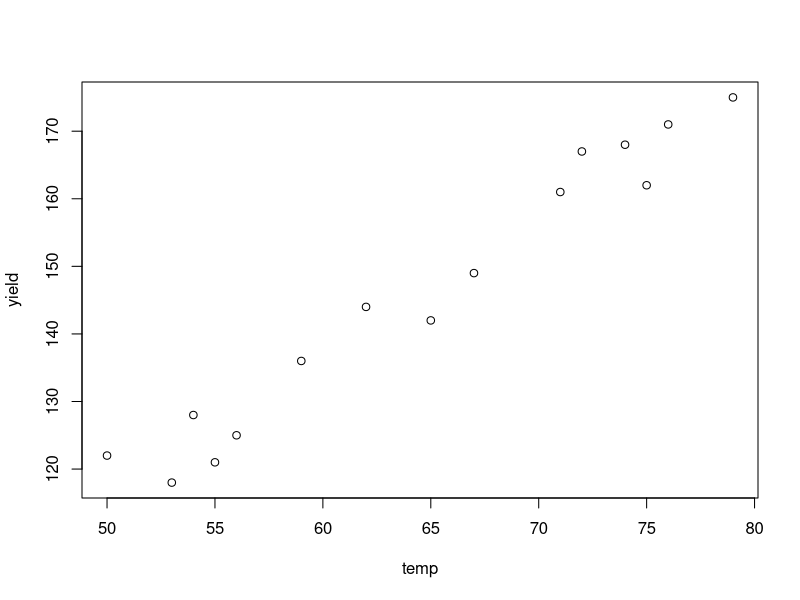

Generate this figure with R:
temp <- c(50,53,54,55,56,59,62,65,67,71,72,74,75,76,79)
yield <- c(122,118,128,121,125,136,144,142,149,161,167,168,162,171,175)
df<-data.frame(temp,yield)
head(df)

linear <- lm(temp~yield,data = df)

print(summary(linear))

with(df,plot(temp,yield))
abline(lm(temp~yield))
linear$coefficients
